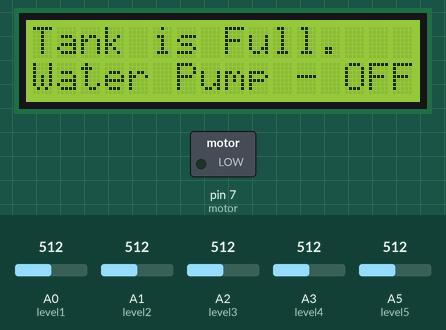
The sketch below on a simulated Arduino Uno, built with avr-gcc and run on an emulated ATmega328P. On the bench: 16×2 character LCD, switched loads named in the sketch (green lamp = pin HIGH). Inputs (shaded band) come from the test bench; at power-on: A0 (level1) = 512, A5 (level5) = 512, A3 (level4) = 512, A2 (level3) = 512, A1 (level2) = 512.

Above: at 1.2 s.
1.3 s: A0 (level1) set to 110
5.4 s: A0 (level1) set to 93
At 6.8 s:
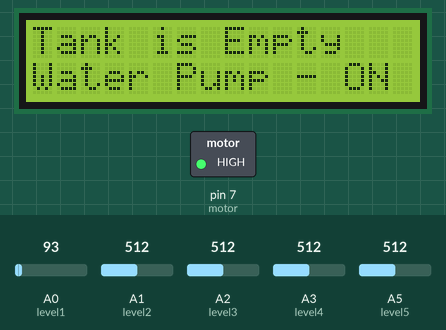
9.5 s: A0 (level1) set to 306
At 10.9 s:
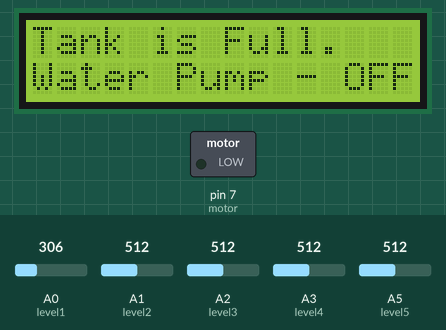
13.6 s: A5 (level5) set to 30
At 14.9 s:
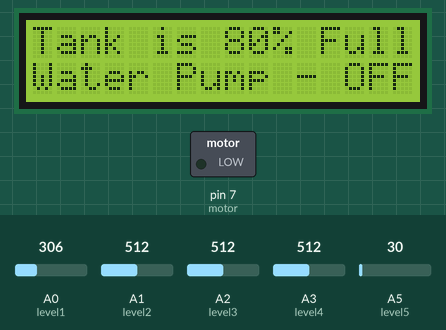
17.7 s: A3 (level4) set to 30
20.7 s: A2 (level3) set to 30
At 22.0 s:
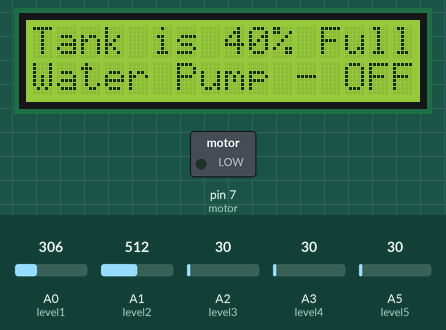
Timing chart, 0 to 23.7 s (numbered marks = the images above; inputs shaded):
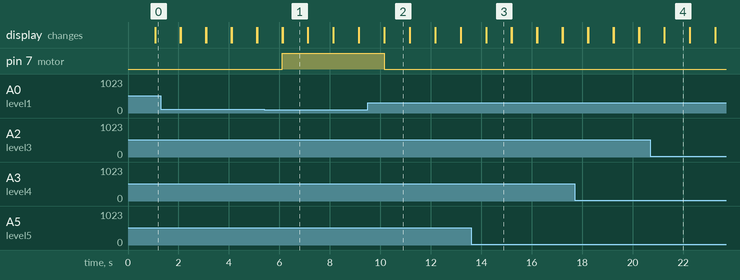

The sketch:

waterLevel.ino
```cpp
#include <LiquidCrystal.h>

int level1 = A0;
int level2 = A1;
int level3 = A2;
int level4 = A3;
int level5 = A5;

int motor = 7;

int a;
int b;
int c;
int d;
int e;

int r; //Water Pump status flag
int z = 100; // Adjust this value from 100 to 1023 if your circuit do not show correct value.


LiquidCrystal lcd(12, 11, 5, 4, 3, 2);

void setup()
{
  pinMode(motor, OUTPUT);
  lcd.begin(16,2);
}

void loop()
{
  a = analogRead(level1);
  b = analogRead(level2);
  c = analogRead(level3);
  d = analogRead(level4);
  e = analogRead(level5);

  lcd.clear();

  if(a>z && b>z && c>z && d>z && e>z)
  {
    digitalWrite(motor,LOW);
    lcd.setCursor(0,0);
    lcd.print("Tank is Full.");
  }

  else if(a>z && b>z && c>z && d>z && e<z)
  {
    lcd.setCursor(0,0);
    lcd.print("Tank is 80% Full");
  }

  else if(a>z && b>z && c>z && d<z && e<z)
  {
    lcd.setCursor(0,0);
    lcd.print("Tank is 60% Full");
  }

  else if(a>z && b>z && c<z && d<z && e<z)
  {
    lcd.setCursor(0,0);
    lcd.print("Tank is 40% Full");
  }

  else if(a>z && b<z && c<z && d<z && e<z)
  {
    lcd.setCursor(0,0);
    lcd.print("Tank is 20% Full");
  }

  else
  {
    lcd.setCursor(0,0);
    lcd.print("Tank is Empty");
    digitalWrite(motor,HIGH);
  }

  r = digitalRead(motor);

  if (r == LOW)
  {
    lcd.setCursor(0,1);
    lcd.print("Water Pump - OFF");
  }
  else
  {
    lcd.setCursor(0,1);
    lcd.print("Water Pump - ON");
  }

  delay(1000);
  lcd.clear();
}
```

Measured:
- the behaviour switches between 101 and 100 on A0 (level1) (found by bisection; images 0 and 1)
- after the input at 5.4 s, pin 7 (motor): LOW → HIGH after 0.72 s; the display: first differs from a run without the input after 0.72 s (image 1)
- after the input at 9.5 s, pin 7 (motor): HIGH → LOW after 0.66 s; the display: first differs from a run without the input after 0.66 s (image 2)
- after the input at 13.6 s, the display: first differs from a run without the input after 0.60 s (image 3)
- after the input at 20.7 s, the display: first differs from a run without the input after 0.56 s (image 4)
- what the display in image 1 shows lasts 1.0 s, from 6.1 s to 7.1 s
